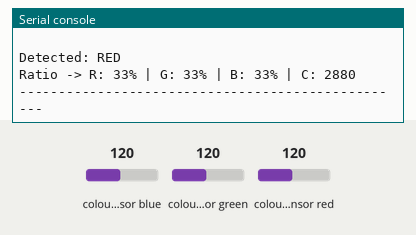
The program below on a simulated Raspberry Pi Pico running MicroPython. On the bench: the last lines printed to the serial console. The test bench sets the inputs (shaded band); at power-on: colour sensor blue 120, colour sensor green 120, colour sensor red 120.

Above: at 1.2 s.
1.3 s: colour sensor blue set to 5
At 2.5 s:
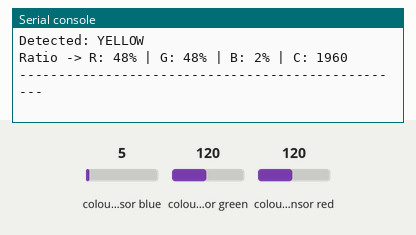
2.8 s: colour sensor green set to 250
At 4.0 s:
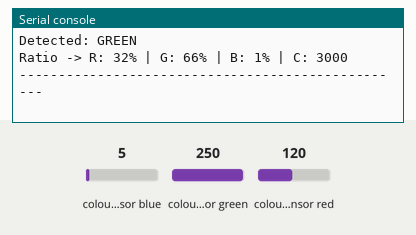
4.3 s: colour sensor blue set to 191
At 5.5 s:
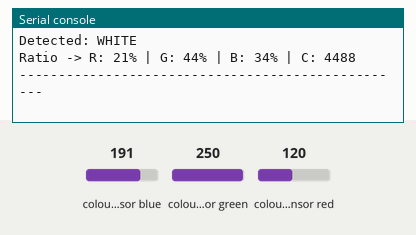
5.8 s: colour sensor red set to 5
At 7.0 s:
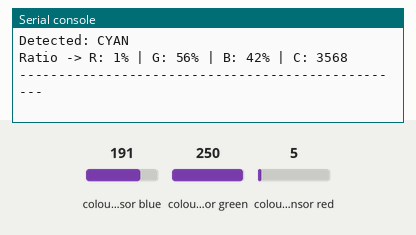
7.3 s: colour sensor green set to 5
At 7.7 s:
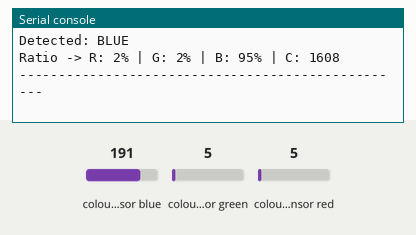
8.8 s: colour sensor red set to 64
At 9.3 s:
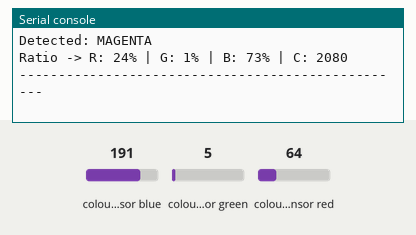
Timing chart, 0 to 11.3 s (numbered marks = the images above; inputs shaded):
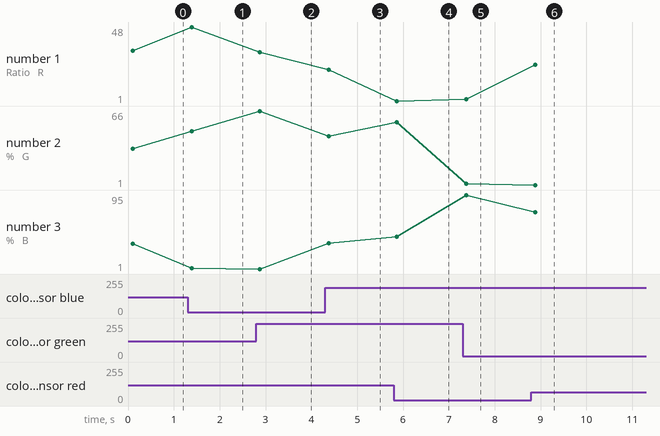

Measured:
- after the input at 1.3 s, the serial console: prints a new line after 0.09 s (image 1)
- after the input at 2.8 s, the serial console: prints a new line after 0.07 s (image 2)
- after the input at 4.3 s, the serial console: prints a new line after 0.08 s (image 3)
- after the input at 5.8 s, the serial console: prints a new line after 0.06 s (image 4)
- after the input at 7.3 s, the serial console: prints a new line after 0.08 s (image 5)
- after the input at 8.8 s, the serial console: prints a new line after 0.09 s (image 6)
- plotted number 1: 33 → 48 after the input at 1.3 s, 48 → 32 after the input at 2.8 s, 32 → 21 after the input at 4.3 s, 1 → 2 after the input at 7.3 s, 2 → 24 after the input at 8.8 s
- plotted number 2: 33 → 48 after the input at 1.3 s, 48 → 66 after the input at 2.8 s, 66 → 44 after the input at 4.3 s, 44 → 56 after the input at 5.8 s, 56 → 2 after the input at 7.3 s

The program:

TCS34725_Module.py
```python
import time
from machine import Pin, I2C

# 1. Initialize I2C (Adjust pins based on your specific micro-controller board)
# For Raspberry Pi Pico: Bus 0, SDA=GP4, SCL=GP5
# For ESP32: Bus 1, SDA=GPIO21, SCL=GPIO22
i2c = I2C(0, sda=Pin(4), scl=Pin(5), freq=100000)

# 2. TCS34725 Constants
TCS34725_ADDR = 0x29        # Standard I2C address
CMD_BIT = 0x80               # Required bit for command registers
REG_ENABLE = 0x00            # Enable register
REG_ATIME = 0x01             # Integration time register
REG_CONTROL = 0x0F           # Gain control register
REG_CDATAL = 0x14            # Clear data low byte register

# 3. Known LED Reference Library (R, G, B on a 0-255 scale)
COLOR_LIBRARY = {
    "Red": (255, 0, 0),
    "Green": (0, 255, 0),
    "Blue": (0, 0, 255),
    "Yellow": (255, 230, 0),
    "Cyan": (0, 255, 255),
    "Magenta": (255, 0, 255),
    "Orange": (255, 120, 0),
    "Purple": (128, 0, 128),
    "White": (255, 255, 255),
    "Off / Dark": (0, 0, 0)
}


# 4. Sensor Initialization Functions
def write_reg(reg, value):
    """Writes a byte to a specific sensor register."""
    i2c.writeto_mem(TCS34725_ADDR, CMD_BIT | reg, bytes([value]))


def read_reg_words(reg, count):
    """Reads multiple 16-bit words from registers."""
    data = i2c.readfrom_mem(TCS34725_ADDR, CMD_BIT | reg, count * 2)
    words = []
    for i in range(count):
        low = data[i * 2]
        high = data[i * 2 + 1]
        words.append((high << 8) | low)
    return words


def init_sensor():
    """Powers on the sensor and sets default gain and time configurations."""
    # Integration time: 0xF6 = ~24ms, kept short so sampling can keep up with
    # quick sequential blinks. A short integration time collects roughly 6x
    # fewer photons per reading than the original 154ms setting, though, so
    # gain is raised from 4x to 16x here to compensate -- otherwise dimmer
    # colors (commonly red and green) can fall below DARK_THRESHOLD or get
    # noisy enough that their hue never settles for STABLE_SAMPLES in a row.
    write_reg(REG_ATIME, 0xF6)
    write_reg(REG_CONTROL, 0x02)  # Gain: 16x (was 4x)
    write_reg(REG_ENABLE, 0x01)   # Power ON
    time.sleep(0.003)
    write_reg(REG_ENABLE, 0x01 | 0x02)  # Power ON + RGBC ADC enable
    time.sleep(0.03)  # let the first (short) integration cycle complete


# 5. Channel Calibration
# The TCS34725's R/G/B photodiodes have different spectral sensitivities, so raw
# readings under the same light are rarely balanced. These values were measured
# using auto_calibrate_white() against this project's white LED reference --
# if you swap sensors or LEDs, re-run auto_calibrate_white() and update these.
CAL_R = 1.756
CAL_G = 1.025
CAL_B = 1.000

# Minimum clear-channel value to treat as "off". This was lowered from 150
# after switching to a faster (24ms) integration time, since even boosted
# gain doesn't fully restore raw counts to their old 154ms-integration
# levels. If dim colors like red/green are still misread as OFF/DARK, lower
# this further; if ambient room light falsely triggers a color, raise it.
DARK_THRESHOLD = 40

# Saturation below this is treated as white. Real white LEDs are rarely
# perfectly neutral (warm/cool white LEDs skew reddish/bluish), so this is
# intentionally higher than a "pure white" theoretical value of 0.
WHITE_SATURATION_THRESHOLD = 35


# 6. Lightweight Math Engine for Color Separation
def calculate_hsv(r, g, b):
    """Converts calibrated RGB components into Hue (0-360) and Saturation (0-100)."""
    r *= CAL_R
    g *= CAL_G
    b *= CAL_B

    max_val = max(r, g, b)
    min_val = min(r, g, b)
    delta = max_val - min_val

    if max_val == 0:
        return 0, 0

    s = (delta / max_val) * 100

    if delta == 0:
        h = 0
    elif max_val == r:
        h = 60 * (((g - b) / delta) % 6)
    elif max_val == g:
        h = 60 * (((b - r) / delta) + 2)
    else:
        h = 60 * (((r - g) / delta) + 4)

    return int(h), int(s)


def identify_led_color(r, g, b, clear):
    """Classifies the light source into one of your target LED colors."""
    if clear < DARK_THRESHOLD:
        return "OFF / DARK"

    h, s = calculate_hsv(r, g, b)

    if s < WHITE_SATURATION_THRESHOLD:
        return "WHITE"

    # Widened + slightly overlapping windows so real-world LEDs (which rarely
    # sit at textbook-perfect hue angles) don't fall into the cracks between
    # categories. Magenta in particular is widened since red/blue mixes drift
    # toward either neighbor depending on sensor channel balance.
    if (h >= 0 and h < 15) or (h >= 345 and h <= 360):
        return "RED"
    elif h >= 15 and h < 70:
        return "YELLOW"
    elif h >= 70 and h < 160:
        return "GREEN"
    elif h >= 160 and h < 195:
        return "CYAN"
    elif h >= 195 and h < 255:
        return "BLUE"
    elif h >= 255 and h < 345:
        return "MAGENTA"

    return "UNKNOWN"


def calibrate_mode():
    """
    Diagnostic loop: prints raw + calibrated Hue/Saturation continuously.
    Shine each LED (especially the ones misclassifying) at the sensor and
    note the printed Hue value. Use those real numbers to adjust CAL_R/G/B
    and the hue windows in identify_led_color() above.
    """
    print("Calibration mode. Press Ctrl+C to stop.\n")
    try:
        while True:
            clear, red, green, blue = read_reg_words(REG_CDATAL, 4)
            h, s = calculate_hsv(red, green, blue)
            print(f"Raw  -> R:{red} G:{green} B:{blue} C:{clear}   "
                  f"HSV -> H:{h} S:{s}")
            time.sleep(0.5)
    except KeyboardInterrupt:
        print("\nCalibration stopped.")


def auto_calibrate_white(samples=20):
    """
    Point the sensor at your WHITE light source and run this once.
    It averages several raw readings and computes CAL_R/CAL_G/CAL_B values
    that balance the three channels so a true white reads as (roughly)
    equal R, G, B -- fixing both the "white reads as cyan" issue and
    improving accuracy for every other color, since they all rely on the
    same channel balance.

    Copy the printed CAL_R / CAL_G / CAL_B values into the constants near
    the top of this file, replacing the current 1.0 defaults.
    """
    print(f"Point the sensor at a WHITE light source. Sampling {samples} readings...")
    time.sleep(1)

    r_total = g_total = b_total = 0
    for _ in range(samples):
        _, red, green, blue = read_reg_words(REG_CDATAL, 4)
        r_total += red
        g_total += green
        b_total += blue
        time.sleep(0.1)

    r_avg = r_total / samples
    g_avg = g_total / samples
    b_avg = b_total / samples

    print(f"\nRaw averages -> R:{r_avg:.1f} G:{g_avg:.1f} B:{b_avg:.1f}")

    target = max(r_avg, g_avg, b_avg)
    cal_r = target / r_avg if r_avg else 1.0
    cal_g = target / g_avg if g_avg else 1.0
    cal_b = target / b_avg if b_avg else 1.0

    print("\nCopy these into the CAL_R / CAL_G / CAL_B constants above:")
    print(f"CAL_R = {cal_r:.3f}")
    print(f"CAL_G = {cal_g:.3f}")
    print(f"CAL_B = {cal_b:.3f}")


# 7. Main Loop
def main():
    """
    Continuously scans for LED blinks in a fast, changing sequence (e.g. an
    LED that cycles through colors on a button press). Rather than sampling
    once every fixed interval, this samples quickly and only reports a color
    once it has been read consistently for a few samples in a row -- this
    avoids logging "blend" colors caught mid-transition between two blinks
    (e.g. green fading to blue briefly looking like cyan).
    """
    print("Initializing TCS34725 sensor...")
    init_sensor()
    print("Scanner running. Waiting for LED blinks. Press Ctrl+C to stop.\n")

    # How many consecutive matching samples are required before a color is
    # considered "confirmed" rather than a mid-transition blend. Raise this
    # if you still see false/blend colors; lower it if real blinks are too
    # short to hit this many samples.
    STABLE_SAMPLES = 3

    # Delay between samples. Keep this short relative to your LED's blink
    # duration -- e.g. if each blink lasts ~300ms, 0.03s gives ~10 samples
    # per blink, comfortably more than STABLE_SAMPLES.
    POLL_INTERVAL = 0.03

    last_confirmed = None   # last color that was actually reported
    candidate = None        # color currently being tracked as a possible match
    candidate_count = 0

    try:
        while True:
            clear, red, green, blue = read_reg_words(REG_CDATAL, 4)
            label = identify_led_color(red, green, blue, clear)

            if label == candidate:
                candidate_count += 1
            else:
                candidate = label
                candidate_count = 1

            # Confirm a new color once it's been stable for enough samples,
            # and it's different from whatever we last reported.
            if (candidate_count == STABLE_SAMPLES
                    and label != "OFF / DARK"
                    and label != last_confirmed):
                print(f"Detected: {label}")
                if clear > 0:
                    print(f"Ratio -> R: {int((red/clear)*100)}% | "
                          f"G: {int((green/clear)*100)}% | "
                          f"B: {int((blue/clear)*100)}% | C: {clear}")
                print("-" * 50)
                last_confirmed = label

            # Reset once the LED goes dark, so the same color can be
            # detected again next time it blinks.
            if label == "OFF / DARK":
                last_confirmed = None

            time.sleep(POLL_INTERVAL)

    except KeyboardInterrupt:
        print("\nScanner halted.")


if __name__ == "__main__":
    main()

    # Diagnostic modes -- swap in if you ever need to re-tune things.
    # Both require init_sensor() to be called first, e.g.:
    #   init_sensor()
    #   calibrate_mode()          # watch live Hue/Saturation numbers
    #   auto_calibrate_white()    # re-measure CAL_R/CAL_G/CAL_B (see README)
```
